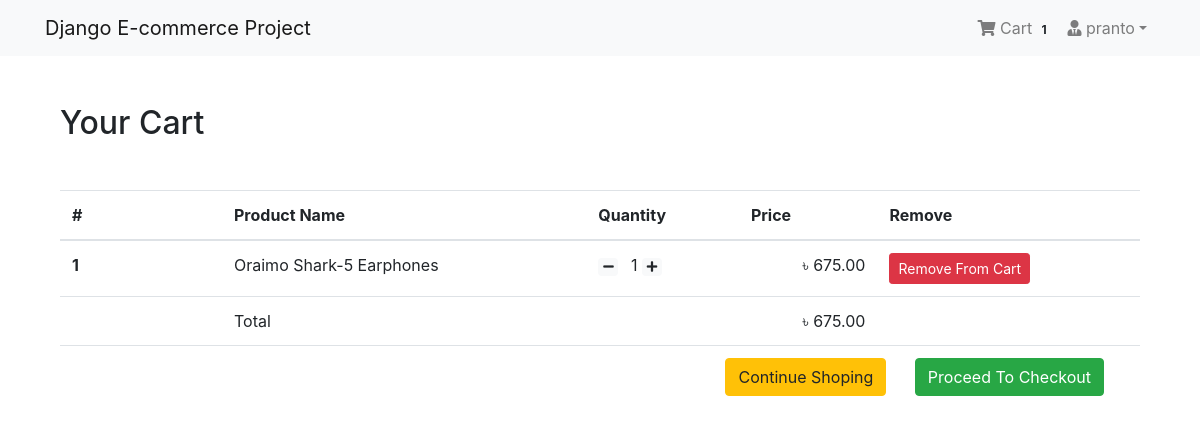
Page /shop/cart/ (signed in) on the committed database.
### App_Login/models.py (models this page shows, shortened)
class User(AbstractBaseUser, PermissionsMixin):
    email = models.EmailField(unique=True, null=False)
    is_staff = models.BooleanField(
        gettext_lazy('staff status'),
        default=False,
        help_text = gettext_lazy('Designates whether the user can log in this site')
    )
    is_active = models.BooleanField(
        gettext_lazy('active'),
        default=True,
        help_text=gettext_lazy('Designates whether this user should be treated as active. Unselect this instead of deleting accounts')
    )
    USERNAME_FIELD = 'email'
    objects = MyUserManager()

class Profile(models.Model):
    user = models.OneToOneField(User, on_delete=models.CASCADE, related_name='profile')
    username = models.CharField(max_length=264, blank=True)
    full_name = models.CharField(max_length=264, blank=True)
    address_1 = models.TextField(max_length=300, blank=True)
    city = models.CharField(max_length=40, blank=True)
    zipcode = models.CharField(max_length=10, blank=True)
    country = models.CharField(max_length=50, blank=True)
    phone = models.CharField(max_length=20, blank=True)
    date_joined = models.DateTimeField(auto_now_add=True)

### App_Order/models.py (models this page shows, shortened)
class Order(models.Model):
    orderitems = models.ManyToManyField(Cart)
    user = models.ForeignKey(settings.AUTH_USER_MODEL, on_delete=models.CASCADE)
    ordered = models.BooleanField(default=False)
    created = models.DateTimeField(auto_now_add=True)
    paymentId = models.CharField(max_length=264, blank=True, null=True)
    orderId = models.CharField(max_length=200, blank=True, null=True)
    def get_totals(self):
        total = 0
        for order_item in self.orderitems.all():
            total += float(order_item.get_total())
        return total

class Cart(models.Model):
    user = models.ForeignKey(settings.AUTH_USER_MODEL, on_delete=models.CASCADE, related_name="cart")
    item = models.ForeignKey(Product, on_delete=models.CASCADE)
    quantity = models.IntegerField(default=1)
    purchased = models.BooleanField(default=False)
    created = models.DateTimeField(auto_now_add=True)
    updated = models.DateTimeField(auto_now=True)
    def get_total(self):
        total = self.item.price * self.quantity
        float_total = format(total, '0.2f')
        return float_total

### App_Shop/models.py (models this page shows, shortened)
class Product(models.Model):
    mainimage = models.ImageField(upload_to='Products')
    name = models.CharField(max_length=264)
    category = models.ForeignKey(Category, on_delete=models.CASCADE, related_name='category')
    preview_text = models.TextField(max_length=200, verbose_name='Preview Text')
    detail_text = models.TextField(max_length=1000, verbose_name='Description')
    price = models.FloatField()
    old_price = models.FloatField(default=0.00)
    created = models.DateTimeField(auto_now_add=True)
    class Meta:
        ordering = ['-created',]

### App_Order/views.py (the view)
# urls.py: path('cart/', views.cart_view, name="cart"),
@login_required
def cart_view(request):
    carts = Cart.objects.filter(user=request.user, purchased=False)
    orders = Order.objects.filter(user=request.user, ordered=False)
    if carts.exists() and orders.exists():
        order = orders[0]
        return render(request, 'App_Order/cart.html', context={'carts':carts, 'order':order})
    else:
        messages.warning(request, "You don't have any item in your cart!")
        return redirect("App_Shop:home")

### App_Order/templatetags/cart_tag.py (called while the page is built)
@register.filter
def cart_total(user):
    order = Order.objects.filter(user=user, ordered=False)
    if order.exists():
        return order[0].orderitems.count()
    else:
        return 0

### templates/App_Order/cart.html
{% extends 'base.html' %}
{% block body_block %}
<div class="container my-5">
  <div class="my-5">
    <h2>Your Cart</h2>
  </div>
  <table class="table table-hover">
    <thead>
      <tr>
        <th scope="col" width="15%">#</th>
        <th scope="col">Product Name</th>
        <th scope="col">Quantity</th>
        <th scope="col" align="right">Price</th>
        <th scop="col">Remove</th>
      </tr>
    </thead>
    <tbody>
      {% for cart in carts %}
      <tr>
        <th scope="row">{{ forloop.counter }}</th>
        <td>{{cart.item.name}}</td>
        <td>
          <a class="mr-2" href="{% url 'App_Order:decrease' pk=cart.item.pk %}"><span class="badge badge-light"><i class="fas fa-minus"></i></span></a>
          {{ cart.quantity }}
          <a class="mr-2" href="{% url 'App_Order:increase' pk=cart.item.pk %}"> <span class="badge badge-light"> <i class="fas fa-plus"></i></span></a>
        </td>
        <td align="right">&#2547; {{cart.get_total}}</td>
        <td><a href="{% url 'App_Order:remove' pk=cart.item.pk %}" class="btn btn-danger btn-sm">Remove From Cart</a></td>
      </tr>
      {% endfor %}
      <tr>
        <th scope="row"></th>
        <td colspan="2">Total</td>
        <td align="right">&#2547; {{order.get_totals | floatformat:2 }}</td>
        <td></td>
      </tr>
      <tr>
        <th scope="row"></th>
        <td colspan="4" class="text-right">
          <a href="{% url 'App_Shop:home' %}" class="btn btn-warning mr-4">Continue Shoping</a>
          <a href="{% url 'App_Payment:checkout' %}" class="btn btn-success mr-4">Proceed To Checkout</a>
        </td>
      </tr>
    </tbody>
  </table>
</div>
{% endblock %}

### templates/navbar.html (shortened to what this page needs)
{% load cart_tag %}
<nav class="navbar navbar-expand-lg navbar-light bg-light">
  <div class="container">
    <a class="navbar-brand" href="{% url 'App_Shop:home' %}">Django E-commerce Project</a>
    <div class="collapse navbar-collapse" id="navbarNav">
      <ul class="navbar-nav ml-auto">
        {% if request.user.is_authenticated %}
        <li class="nav-item">
          <a href="{% url 'App_Order:cart' %}" class="nav-link">
              <i class="fa fa-shopping-cart"></i> Cart
              <span class="badge badge-light">{{ request.user | cart_total }}</span>
          </a>
        </li>
        <li class="nav-item dropdown">
          <a class="nav-link dropdown-toggle" href="#" id="navbarDropdown" role="button" data-toggle="dropdown" aria-haspopup="true" aria-expanded="false"><i class="fas fa-user-tie"></i> {{request.user.profile.username}}</a>
        </li>
        {% else %}
        <li class="nav-item">
          <a href="{% url 'App_Login:login' %}" class="btn btn-primary">Login</a>
        </li>
        {% endif %}
      </ul>
    </div>
  </div>
</nav>

### rows in the picture
User: user|cart_total "1", user.profile.username "pranto"
Cart: item.name "Oraimo Shark-5 Earphones", quantity "1", get_total "675.00"
Order: get_totals "675.00"
